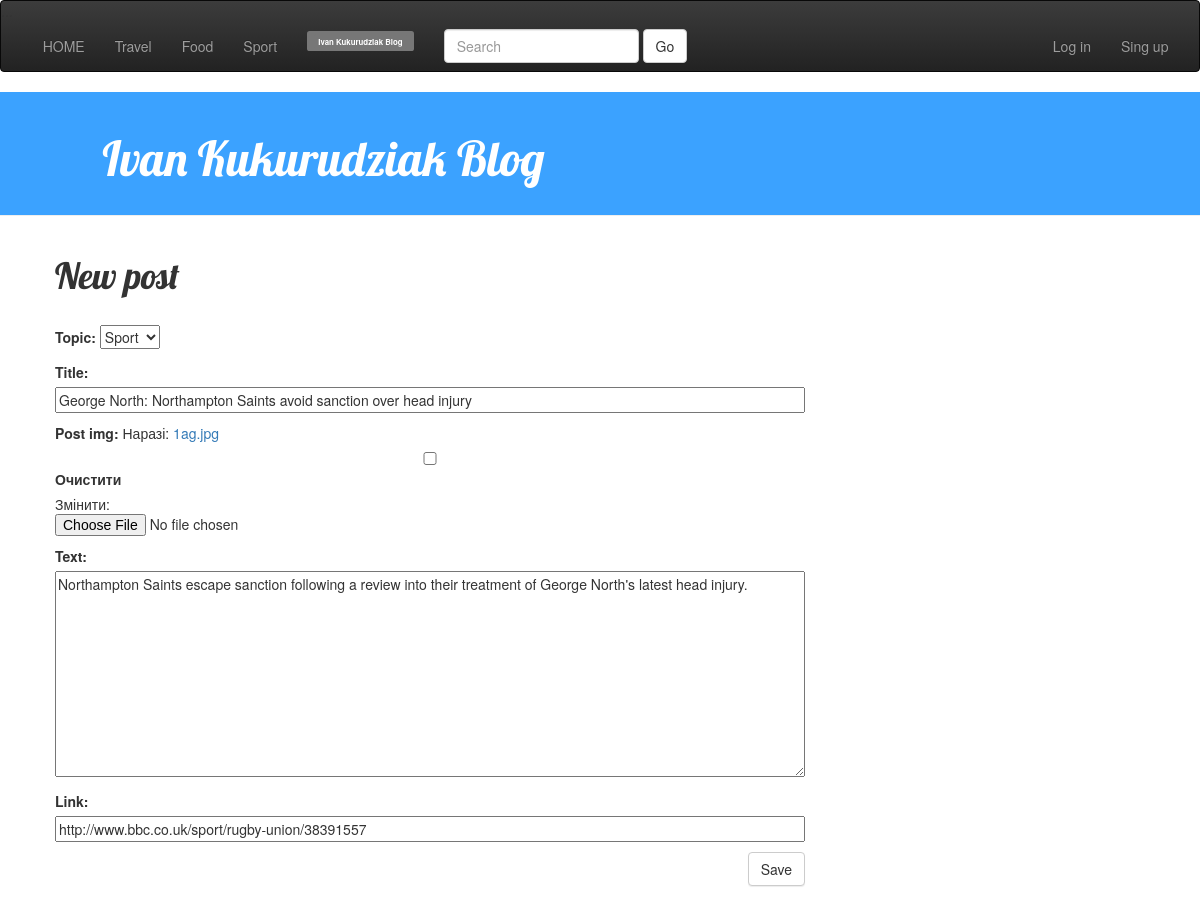
The app's page /post/66/edit/ with its own data.
### blog/models.py (models this page shows, shortened)
class Post(models.Model):
    author = models.ForeignKey('auth.User')
    topic = models.CharField(choices=TOPIC_CHOICES,
                                     default='Travel', max_length=50)
    title = models.CharField(max_length= 200)
    post_img = models.ImageField(blank=True,null=True)
    text = models.TextField()
    created_date = models.DateTimeField(default=timezone.now())
    published_date = models.DateTimeField(blank=True,null=True)
    link = models.CharField(max_length=500, blank=True,null=True)

### blog/views.py (the view)
def post_edit(request, pk):
    post = get_object_or_404(Post, pk=pk)
    if request.method == "POST":
        form = PostForm(request.POST, request.FILES, instance=post)
        if form.is_valid():
            post = form.save(commit=False)
            post.author = request.user
            post.published_date = timezone.now()
            post.save()
            return redirect('post_detail', pk=post.pk)
    else:
        form = PostForm(instance=post)
    return render(request, 'blog/post_edit.html', {'form': form})

### blog/forms.py
class PostForm(forms.ModelForm):
    class Meta:
        model = Post
        fields = ( 'topic','title', 'post_img', 'text', 'link')

### blog/templates/blog/post_edit.html (shortened to what this page needs)
{% extends 'blog/base.html' %}
{% block content %}
    <h1>New post</h1>
    <div class="container-news">
    <form method="POST" class="post-form" enctype="multipart/form-data">{% csrf_token %}
        {{ form.as_p }}
        <button type="submit" class="save btn btn-default">Save</button><br><br>
    </form>
{% endblock %}

### blog/static/css/blog.css (style rules this page uses)
h1, h2, h3, h4 { font-family: 'Lobster', cursive; }
.save { float: right; }
.post-form textarea, .post-form input { width: 100%; }
form { margin: 10px; }

### records on screen
Post: topic "Sport", title "George North: Northampton Saints avoid sanction over head injury", text "Northampton Saints escape sanction following a review into their treatment of George North's latest head injury.", link "http://www.bbc.co.uk/sport/rugby-union/38391557"
